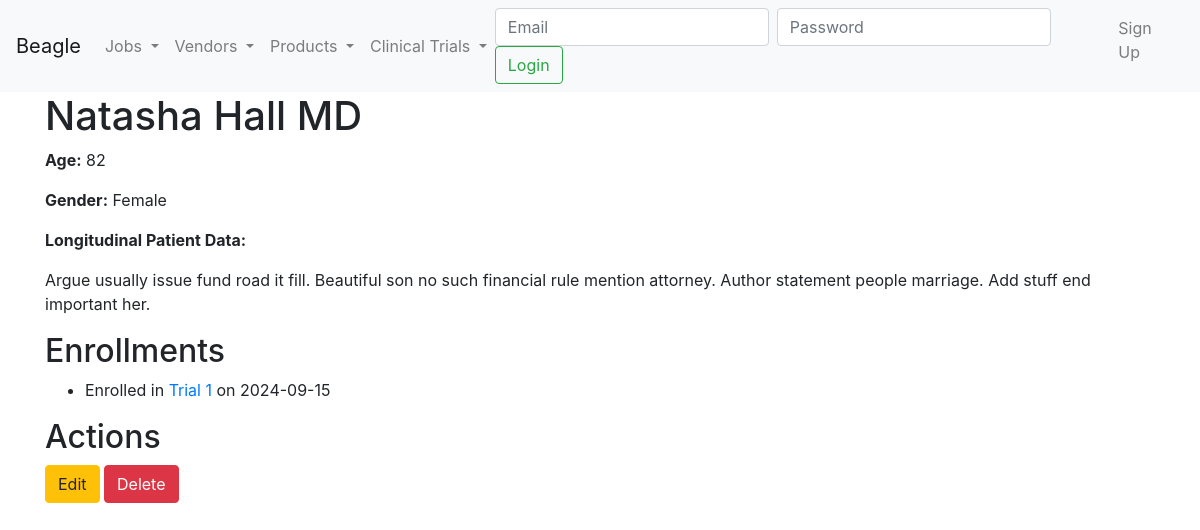
Page /patient/4 on the earlier database version.
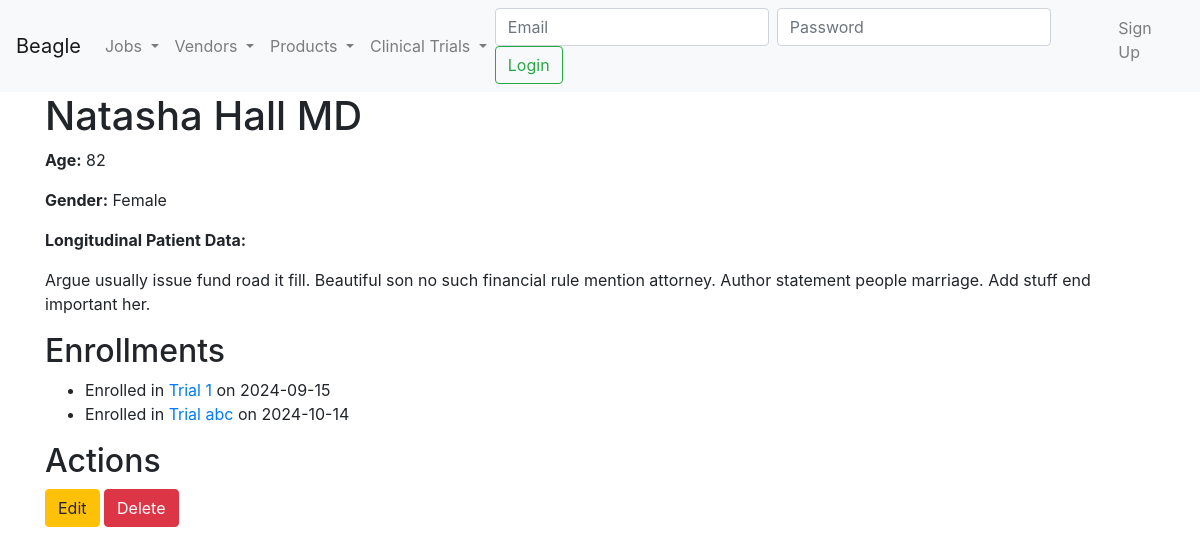
Same page on the later database version.
### model.py (models this page shows)
class Patient(Base):
    __tablename__ = 'patients'
    PatientID = Column(Integer, primary_key=True)
    Name = Column(String, nullable=False)
    Age = Column(Integer)
    Gender = Column(Enum('Male', 'Female', 'Other', name='gender_enum'))
    MedicalHistory = Column(String)
    enrollments = relationship('TrialEnrollment', back_populates='patient')

class TrialEnrollment(Base):
    __tablename__ = 'trial_enrollments'
    EnrollmentID = Column(Integer, primary_key=True)
    TrialID = Column(Integer, ForeignKey('clinical_trials.TrialID'))
    PatientID = Column(Integer, ForeignKey('patients.PatientID'))
    DateEnrolled = Column(Date, nullable=False)
    ImageProcessingJobID = Column(String, nullable=True)
    trial = relationship('ClinicalTrial', back_populates='enrollments')
    patient = relationship('Patient', back_populates='enrollments')
    results = relationship('TrialResult', back_populates='enrollment')

class ClinicalTrial(Base):
    __tablename__ = 'clinical_trials'
    TrialID = Column(Integer, primary_key=True)
    TrialName = Column(String, nullable=False)
    Description = Column(String)
    StartDate = Column(Date, nullable=False)
    EndDate = Column(Date)
    TrialType = Column(Enum('formal', 'informal', name='trial_type_enum'), nullable=False)
    ProductID = Column(String, ForeignKey('products.ProductID'))
    product = relationship('Product', back_populates='clinical_trials')
    enrollments = relationship('TrialEnrollment', back_populates='trial')
    standards = relationship('ClinicalTrialStandard', back_populates='trial')

### clinical_trial.py (the view)
@app.route('/patient/<int:patient_id>')
def patient_detail_gui(patient_id):
    session = Session
    try:
        patient = session.query(Patient).options(
            joinedload(Patient.enrollments).joinedload(TrialEnrollment.trial)
        ).filter_by(PatientID=patient_id).first()
        if not patient:
            abort(404, description="Patient not found")
        patient.MedicalHistory = markdown.markdown(patient.MedicalHistory)
        return render_template('clinical_trial/patient_detail.html', patient=patient)
    except Exception as e:
        abort(500, description=str(e))

### app.py (called while the page is built)
@app.context_processor
def inject_get_job_status():
    return dict(get_job_status=get_job_status)

### templates/clinical_trial/patient_detail.html
{% extends 'base.html' %}
{% block content %}
<h1>{{ patient.Name }}</h1>
<p><strong>Age:</strong> {{ patient.Age }}</p>
<p><strong>Gender:</strong> {{ patient.Gender }}</p>
<p><strong>Longitudinal Patient Data:</strong> {{ patient.MedicalHistory | safe }}</p>
<h2>Enrollments</h2>
<ul>
    {% for enrollment in patient.enrollments %}
    <li>
        Enrolled in <a href="{{ url_for('trial_detail_gui', trial_id=enrollment.trial.TrialID) }}">{{ enrollment.trial.TrialName }}</a> on {{ enrollment.DateEnrolled.strftime('%Y-%m-%d') }}
    </li>
    {% else %}
    <p>No enrollments yet.</p>
    {% endfor %}
</ul>
<h2>Actions</h2>
<a href="{{ url_for('edit_patient_gui', patient_id=patient.PatientID) }}" class="btn btn-warning">Edit</a>
<a href="{{ url_for('delete_patient_gui', patient_id=patient.PatientID) }}" class="btn btn-danger">Delete</a>
{% endblock %}

### templates/base.html (shortened to what this page needs)
<!DOCTYPE html>
<html lang="en">
<head>
    <link rel="stylesheet" href="https://maxcdn.bootstrapcdn.com/bootstrap/4.5.2/css/bootstrap.min.css">
</head>
<body>
    <nav class="navbar navbar-expand-lg navbar-light bg-light">
        <a class="navbar-brand" href="{{ url_for('index_gui') }}">Beagle</a>
        <div class="collapse navbar-collapse" id="navbarNavDropdown">
            <ul class="navbar-nav mr-auto">
                <li class="nav-item dropdown">
                    <a class="nav-link dropdown-toggle" href="#" id="vendorDropdown" role="button" data-toggle="dropdown" aria-haspopup="true" aria-expanded="false">
                        Jobs
                    </a>
                </li>
                <li class="nav-item dropdown">
                    <a class="nav-link dropdown-toggle" href="#" id="vendorDropdown" role="button" data-toggle="dropdown" aria-haspopup="true" aria-expanded="false">
                        Vendors
                    </a>
                </li>
                <li class="nav-item dropdown">
                    <a class="nav-link dropdown-toggle" href="#" id="productDropdown" role="button" data-toggle="dropdown" aria-haspopup="true" aria-expanded="false">
                        Products
                    </a>
                </li>
                <li class="nav-item dropdown">
                    <a class="nav-link dropdown-toggle" href="#" id="trialDropdown" role="button" data-toggle="dropdown" aria-haspopup="true" aria-expanded="false">
                        Clinical Trials
                    </a>
                </li>
            </ul>
            <ul class="navbar-nav">
                {% if current_user.is_authenticated %}
                <li class="nav-item">
                    <span class="navbar-text">Logged in as {{ current_user.Username }}</span>
                </li>
                <li class="nav-item">
                    <a class="nav-link" href="{{ url_for('logout') }}">Logout</a>
                </li>
                {% else %}
                <form class="form-inline" method="POST" action="{{ url_for('login') }}">
                    <input class="form-control mr-sm-2" type="email" name="email" placeholder="Email" required>
                    <input class="form-control mr-sm-2" type="password" name="password" placeholder="Password" required>
                    <button class="btn btn-outline-success my-2 my-sm-0" type="submit">Login</button>
                </form>
                <li class="nav-item">
                    <a class="nav-link" href="{{ url_for('signup') }}">Sign Up</a>
                </li>
                {% endif %}
            </ul>
        </div>
    </nav>
    <div class="container">
        {% block content %}{% endblock %}
    </div>
</body>
</html>

Differences in the rows shown:
added TrialEnrollment: trial.TrialName "Trial abc", DateEnrolled "2024-10-14"
